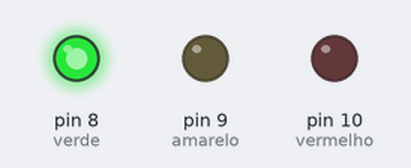
Recording of a sketch running on a simulated Arduino Uno, built with avr-gcc and run on an emulated ATmega328P. Parts: output pins drawn as LEDs (lit = HIGH).

Above: at 12.5 s.
At 27.0 s:
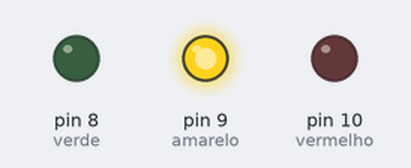
At 30.0 s:
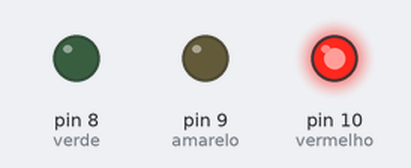
Timing chart, 0 to 40.3 s (numbered marks = the images above):
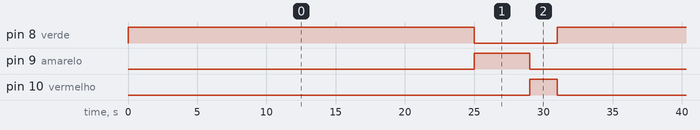

The sketch:

Code.ino
```cpp
int amarelo = 9;
int verde = 8;
int vermelho = 10;

void setup() {
  // put your setup code here, to run once:
  pinMode(amarelo, OUTPUT);
  pinMode(verde, OUTPUT);
  pinMode(vermelho, OUTPUT);
}

void loop() {
  digitalWrite(vermelho, LOW);
  digitalWrite(verde, HIGH);
  delay(25000);
  digitalWrite(verde, LOW);
  digitalWrite(amarelo, HIGH);
  delay(4000);
  digitalWrite(amarelo, LOW);
  digitalWrite(vermelho, HIGH);
  delay(2000);
}
```

Measured:
- by itself, pin 8 (verde): alternates HIGH for 25.0 s and LOW for 6.0 s
- by itself, pin 9 (amarelo): alternates HIGH for 4.0 s and LOW for 27.0 s
- by itself, pin 10 (vermelho): alternates HIGH for 2.0 s and LOW for 29.0 s
